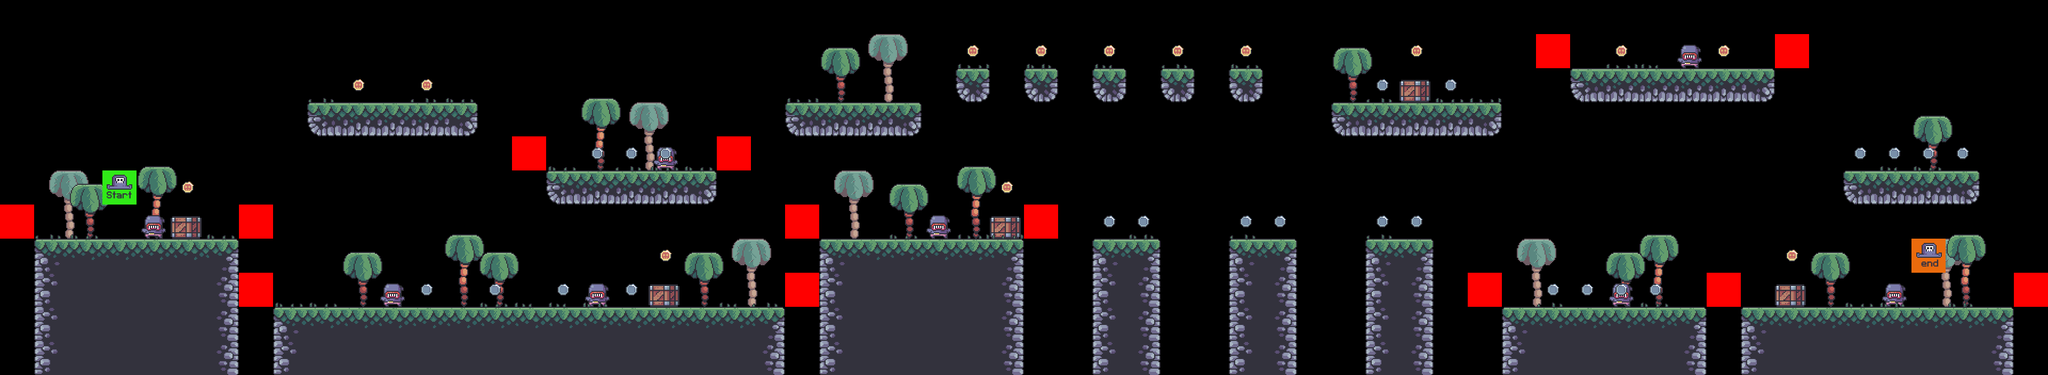

A level layout from a 2D game, rendered from its tile map. Below: a short description, then the map file with tile-grid data replaced by summaries:
An orthogonal 60x11 tile map with 64x64 px tiles, 9 tile layers (terrain, palms_bg, crates, constraints, ...), 7 tilesets.

<map version="1.8" tiledversion="1.8.4" orientation="orthogonal" renderorder="right-down" width="60" height="11" tilewidth="64" tileheight="64" infinite="0" nextlayerid="10" nextobjectid="1">
 <editorsettings>
  <export target="../level_0/level_0.csv" format="csv" />
 </editorsettings>
 <tileset firstgid="1" source="../tilesets/terrain_tiles.tsx" />
 <tileset firstgid="17" source="../tilesets/coin_tiles.tsx" />
 <tileset firstgid="19" source="../tilesets/grass_tiles.tsx" />
 <tileset firstgid="24" source="../tilesets/palms.tsx" />
 <tileset firstgid="27" source="../tilesets/crates.tsx" />
 <tileset firstgid="28" source="../tilesets/player_tiles.tsx" />
 <tileset firstgid="30" source="../tilesets/enemy_tiles.tsx" />
 <layer id="1" name="terrain" width="60" height="11">
  <data>[660 cells, 164 non-empty, 10 distinct tile ids]</data>
 </layer>
 <layer id="5" name="palms_bg" width="60" height="11">
  <data>[660 cells, 7 non-empty, 1 distinct tile ids]</data>
 </layer>
 <layer id="6" name="crates" width="60" height="11">
  <data>[660 cells, 5 non-empty, 1 distinct tile ids]</data>
 </layer>
 <layer id="9" name="constraints" width="60" height="11">
  <data>[660 cells, 13 non-empty, 1 distinct tile ids]</data>
 </layer>
 <layer id="4" name="palms_fg" width="60" height="11">
  <data>[660 cells, 16 non-empty, 2 distinct tile ids]</data>
 </layer>
 <layer id="8" name="enemies" width="60" height="11">
  <data>[660 cells, 8 non-empty, 1 distinct tile ids]</data>
 </layer>
 <layer id="3" name="grass" width="60" height="11">
  <data>[660 cells, 42 non-empty, 5 distinct tile ids]</data>
 </layer>
 <layer id="2" name="coins" width="60" height="11">
  <data>[660 cells, 37 non-empty, 2 distinct tile ids]</data>
 </layer>
 <layer id="7" name="player" width="60" height="11">
  <data>[660 cells, 2 non-empty, 2 distinct tile ids]</data>
 </layer>
</map>
